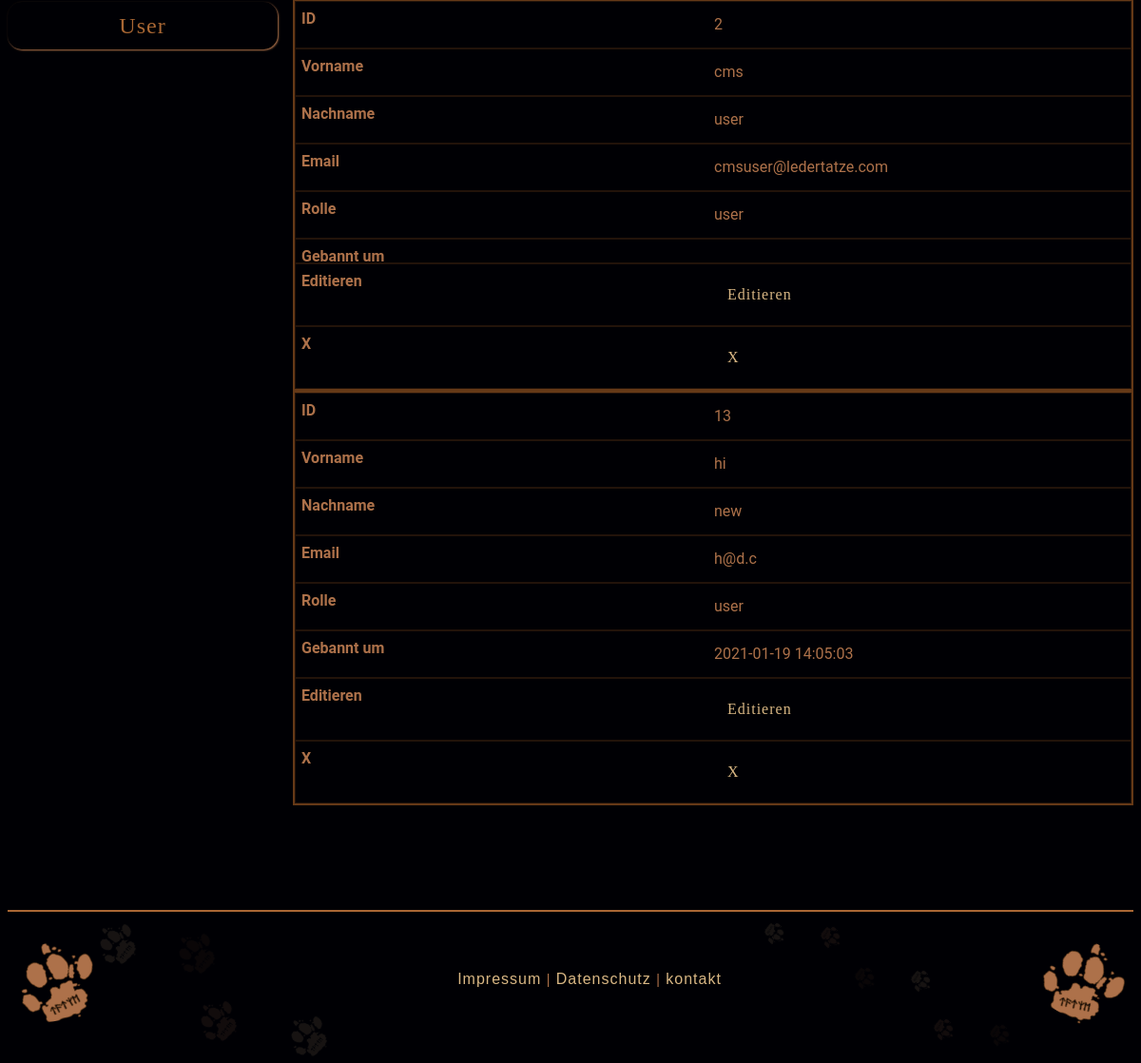
The page /index?p=admin&module=users&action=list (signed in, lower part) on the database as committed earlier.
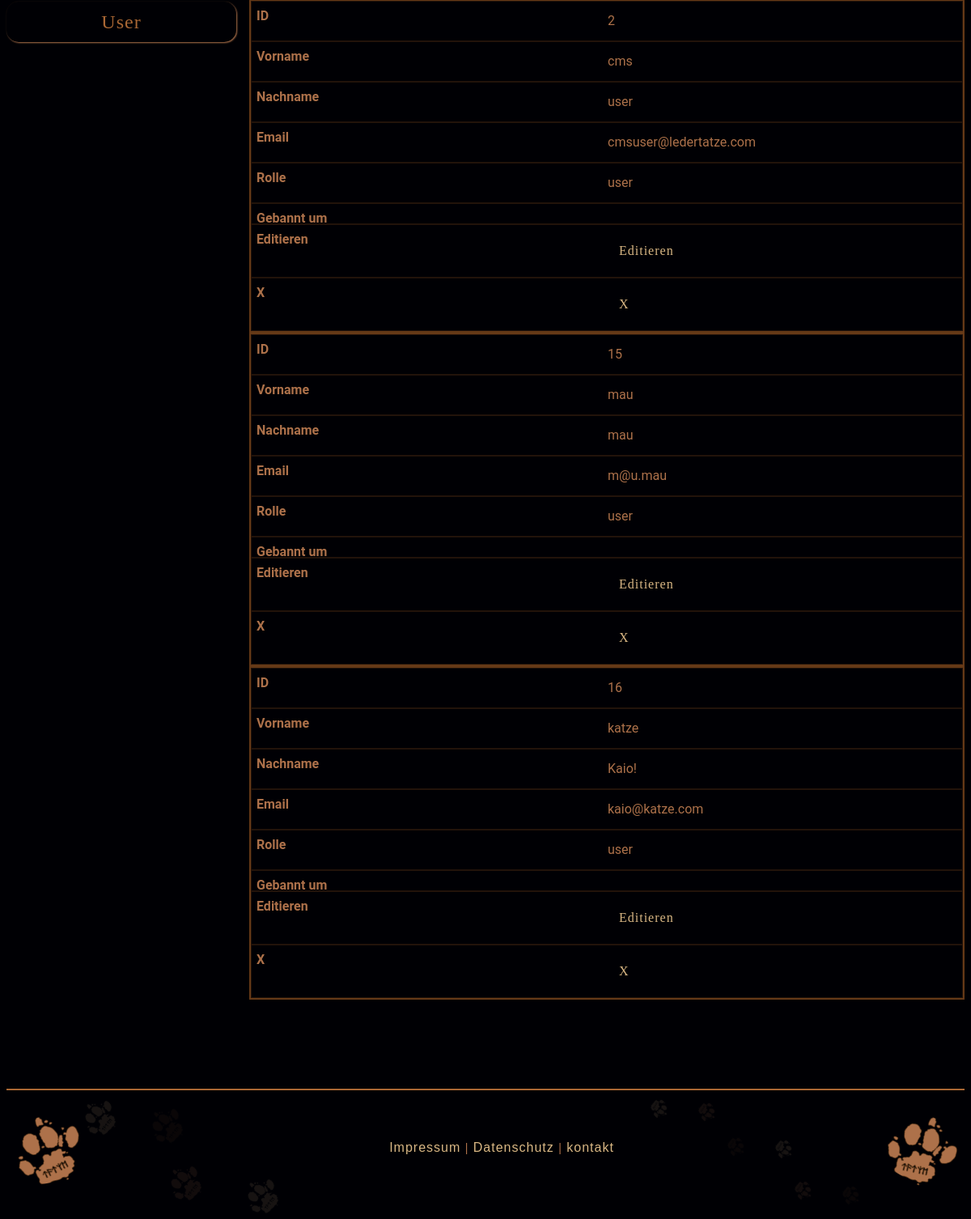
The same page on the database as committed later.
### tables this page shows
CREATE TABLE `users` (
  `id` int(11) NOT NULL,
  `email` varchar(250) NOT NULL,
  `first_name` varchar(250) NOT NULL,
  `last_name` varchar(250) NOT NULL,
  `password` varchar(250) NOT NULL,
  `role` varchar(20) NOT NULL DEFAULT 'user',
  `login_try` int(3) NOT NULL DEFAULT 0,
  `banned_at` datetime DEFAULT NULL
);

### web/index.php (called while the page is built, shortened)
<?php
if(isset($_GET['p']) && $_GET['p'] != ''){
    if($_GET['p'] == 'login'){
        include('controllers/login.php');
        $pageTitle = 'Login bereich';
    }else if($_GET['p'] == 'home'){
        $page = 'templates/home.php';
        $pageTitle = 'Lederbearbeitung';
    }else if($_GET['p'] == 'news'){
        $page = 'templates/news.php';
        $pageTitle = 'Neues';
    }else if($_GET['p'] == 'work'){
        $page = 'templates/work.php';
        $pageTitle = 'Lederbearbeitung';
    }else if($_GET['p'] == 'tools'){
        $page = 'templates/tools.php';
        $pageTitle = 'Werkzeug zur Lederbearbeitung';
    }else if($_GET['p'] == 'gallery'){
        $page = 'templates/gallery.php';
        $pageTitle = 'Gallerie';
    }else if($_GET['p'] == 'contact'){
        include('controllers/contact.php');
        $pageTitle = 'Kontakt';
    }else if($_GET['p'] == 'contact_confirm'){
        $page ='templates/contact_confirm.php';
        $pageTitle = 'Kontakt';
    }else if($_GET['p'] == 'imprint'){
        $page ='templates/imprint.php';
        $pageTitle = 'Impressum';
    }else if($_GET['p'] == 'data_protection'){
        $page ='templates/data_protection.php';
        $pageTitle = 'Datenschutzerklärung';
    }else if($_GET['p'] == 'admin'){
        $page ='templates/admin/admin.php';
    }
}else{
    $page = 'templates/home.php';
}
require 'templates/layout.php';

### web/models/users.php (called while the page is built, shortened)
<?php
function getAllUsers()
{
    global $db_connection;
    $res = mysqli_query($db_connection, "SELECT * FROM users");
    $items = [];
    while ($row = mysqli_fetch_assoc($res)) {
        $items[] = $row;
    }
    return $items;
}

### web/controllers/admin/users.php (called while the page is built, shortened)
<?php
$available_actions = [
    'list',
    'new',
    'create',
    'edit',
    'update',
    'delete'
];
if (isset($_REQUEST['action']) && in_array($_REQUEST['action'], $available_actions)) {
    $action = $_REQUEST['action'];
} else {
}
if (isset($action)){
    switch ($action) {
        case 'list':
            $pageElement = listItems();
            break;
    }
}
function listItems()
{
    include('models/users.php');
    $items = getAllUsers();
    return [
        'page' => 'templates/admin/lists/users.php',
        'items' => $items,
        'edit_link' => 'index.php?p=admin&module=users&action=edit&id=',
        'delete_link' => 'index.php?p=admin&module=users&action=delete&id=',
    ];
}

### web/templates/admin/lists/users.php (the view, shortened to what this page needs)
<div class="row">
    <div class="col table-responsive" id="no-more-tables">
        <table class="table table-bordered table-striped table-condensed">
            <tbody>
                <?php foreach($pageElement['items'] as $item){ ?>
                    <tr>
                        <td data-title="ID"><?php print $item['id']; ?></td>
                        <td data-title="Vorname"><?php print $item['first_name']; ?></td>
                        <td data-title="Nachname"><?php print $item['last_name']; ?></td>
                        <td data-title="Email"><?php print $item['email']; ?></td>
                        <td data-title="Rolle"><?php print $item['role']; ?></td>
                        <td data-title="Gebannt um"><?php print $item['banned_at']; ?></td>
                        <td data-title="Editieren"><button class="btn"><a href="<?php print $pageElement['edit_link'] . $item['id']; ?>">Editieren</a></button></td>
                        <td data-title="X">
                            <button class="btn" <?= $item['id']== 1 ? 'disabled>!': "><a href=".$pageElement['delete_link'] . $item['id'].">X</a>";?></button>
                        </td>
                    </tr>
                <?php } ?>
            </tbody>
        </table>
    </div>
</div>

### web/templates/layout.php (shortened to what this page needs)
<!DOCTYPE html>
<html lang="en">
<head>
    <link rel="stylesheet" href="min_css/style.css">
</head>
<body>
<?php
if(isset($page)){
    include($page);
}else{
    if (isset($content)){
        print $content;
    }else{
        include('default.php');
    }
}
?>
<?php include('footer.php') ?>
</body>
</html>

### web/templates/admin/admin.php (shortened to what this page needs)
<?php
if (isset($_REQUEST['module'])) {
    $module = $_REQUEST['module'];
} else {
}
?>
<div class="container">
    <div class="row">
        <div class="col-12 col-md-3">
            <?php if(isset($_SESSION['role']) == 1){ ?>
                <div class="row">
                    <div class="col">
                        <a href="index?p=admin&module=users&action=list">
                            <button class="btn btn_1 btn_admin <?php if($module=='users'){print 'active';} ?>">
                                User
                            </button>
                        </a>
                    </div>
                </div>
            <?php } ?>
        </div>
        <div class="col-12 col-md-9">
            <?php
            if(isset($_SESSION['logged_in'])){
                include 'controllers/admin.php';
            } else{
                print '<p class="lead error_message">Um diese Seite Bearbeiten zu können musst dich einloggen! <br> </p>
                            <a href="index?p=login"><button class="btn btn_1 btn_send">Login</button></a>';
            }
            ?>
        </div>
    </div>
</div>

### web/controllers/admin.php
<?php
$admin_path = 'controllers/admin/';
$modules = [
    'news' => $admin_path . 'news.php',
    'works' => $admin_path . 'works.php',
    'tools' => $admin_path . 'tools.php',
    'users' => $admin_path . 'users.php',
    'images' => $admin_path . 'images.php',
    'gallerys' => $admin_path . 'gallerys.php'
];
$default_module = 'tools';
if( isset($_REQUEST['module']) && array_key_exists($_REQUEST['module'], $modules)){
    $active_module = $modules[$_REQUEST['module']];
}else{
    $active_module = $modules[$default_module];
}
include($active_module);
if (isset($pageElement) && $pageElement != null){
    include ($pageElement['page']);
}else{
}

### web/templates/footer.php (shortened to what this page needs)
<div class="container">
    <div class="row justify-content-center">
        <div class="col-12">
            <footer>
                <ul class="font_wind">
                    <li class="">
                        <a class="<?php if($p=='imprint'){print 'text-primary';} ?>" href="index.php?p=imprint" aria-label="zum Impressum">Impressum</a>
                    </li>
                    <li><span class="small">|</span></li>
                    <li>
                        <a class="<?php if($p=='data_protection'){print 'text-primary';} ?>" href="index.php?p=data_protection" aria-label="Datenschutz bestimmungen">Datenschutz</a>
                    </li>
                    <li><span class="small">|</span></li>
                    <li>
                        <a class="<?php if($p=='contact'){print 'text-primary';} ?>" href="index.php?p=contact" aria-label="zu kontakt">kontakt</a>
                    </li>
                </ul>
                <div class="step1"></div>
                <div class="step2"></div>
                <div class="step3"></div>
                <div class="step4"></div>
                <div class="step5"></div>
                <div class="step6"></div>
                <div class="step7"></div>
                <div class="step8"></div>
                <div class="step9"></div>
                <div class="step10"></div>
                <div class="step11"></div>
                <div class="step12"></div>
            </footer>
        </div>
    </div>
</div>

Rows that differ between the two databases and show on the page:
removed users: id "13", first_name "hi", last_name "new", email "h@d.c", role "user", banned_at "2021-01-19 14:05:03"
added users: id "15", first_name "mau", last_name "mau", email "m@u.mau", role "user"
added users: id "16", first_name "katze", last_name "Kaio!", email "kaio@katze.com", role "user"
